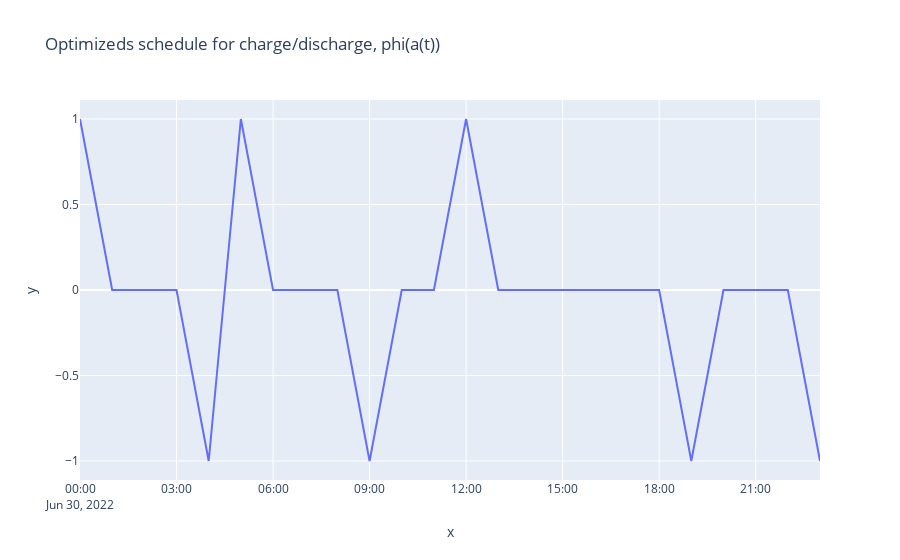

The code cell stored with this chart in its notebook:
### Code cell
px.line(x = df_24H.index,
        y=charge_discharge.value,
        title="Optimizeds schedule for charge/discharge, phi(a(t))")

### Figure 1 — Plotly figure (JSON) as saved in the notebook; plotly's stock layout.template omitted (floating-point values rounded to 4 significant figures)
{"data": [{"hovertemplate": "x=%{x}<br>y=%{y}<extra></extra>", "legendgroup": "", "line": {"color": "#636efa", "dash": "solid"}, "marker": {"symbol": "circle"}, "mode": "lines", "name": "", "orientation": "v", "showlegend": false, "type": "scatter", "x": ["2022-06-30 00:00:00", "2022-06-30 01:00:00", "2022-06-30 02:00:00", "2022-06-30 03:00:00", "2022-06-30 04:00:00", "2022-06-30 05:00:00", "2022-06-30 06:00:00", "2022-06-30 07:00:00", "2022-06-30 08:00:00", "2022-06-30 09:00:00", "2022-06-30 10:00:00", "2022-06-30 11:00:00", "2022-06-30 12:00:00", "2022-06-30 13:00:00", "2022-06-30 14:00:00", "2022-06-30 15:00:00", "2022-06-30 16:00:00", "2022-06-30 17:00:00", "2022-06-30 18:00:00", "2022-06-30 19:00:00", "2022-06-30 20:00:00", "2022-06-30 21:00:00", "2022-06-30 22:00:00", "2022-06-30 23:00:00"], "xaxis": "x", "y": [1.0, -6.585e-10, 1.161e-09, 2.185e-09, -1.0, 1.0, 1.098e-09, -8.314e-10, -3.126e-09, -1.0, -2.238e-11, 9.219e-10, 1.0, -3.405e-09, 3.912e-09, -1.971e-09, 1.756e-09, -1.064e-11, -2.984e-09, -1.0, 3.043e-09, -3.472e-09, -4.958e-10, -1.0], "yaxis": "y"}], "layout": {"legend": {"tracegroupgap": 0}, "title": {"text": "Optimizeds schedule for charge/discharge, phi(a(t))"}, "xaxis": {"anchor": "y", "domain": [0, 1], "title": {"text": "x"}}, "yaxis": {"anchor": "x", "domain": [0, 1], "title": {"text": "y"}}}}
